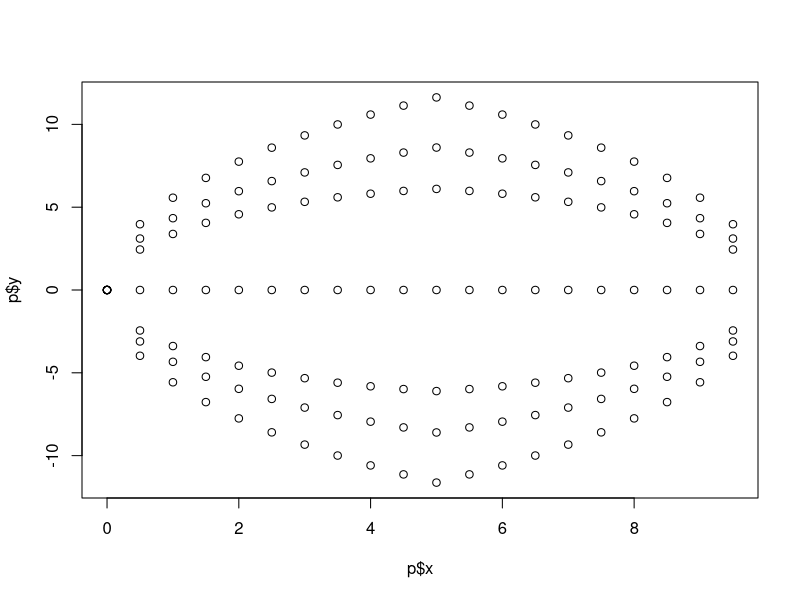
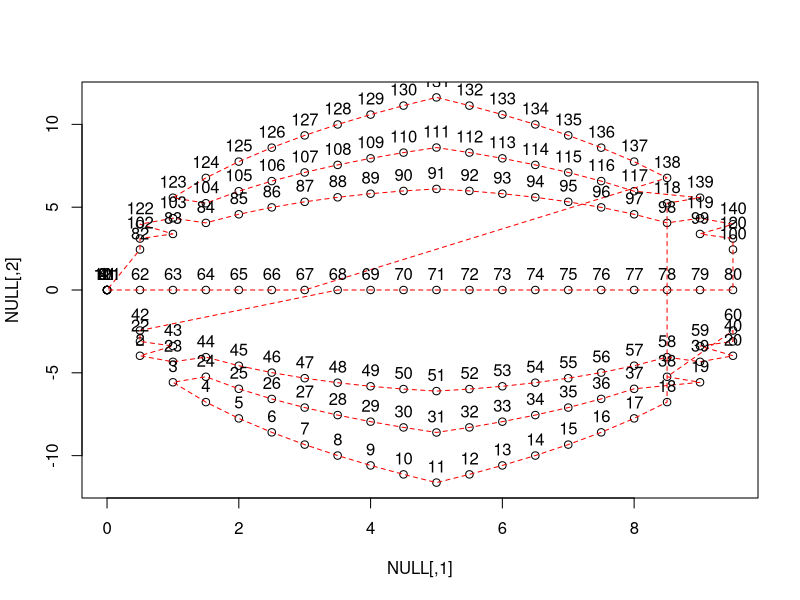
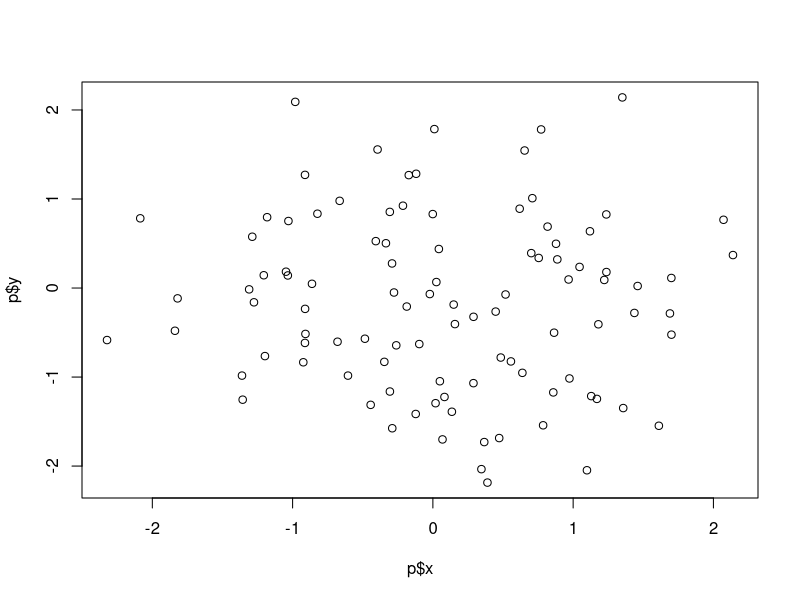
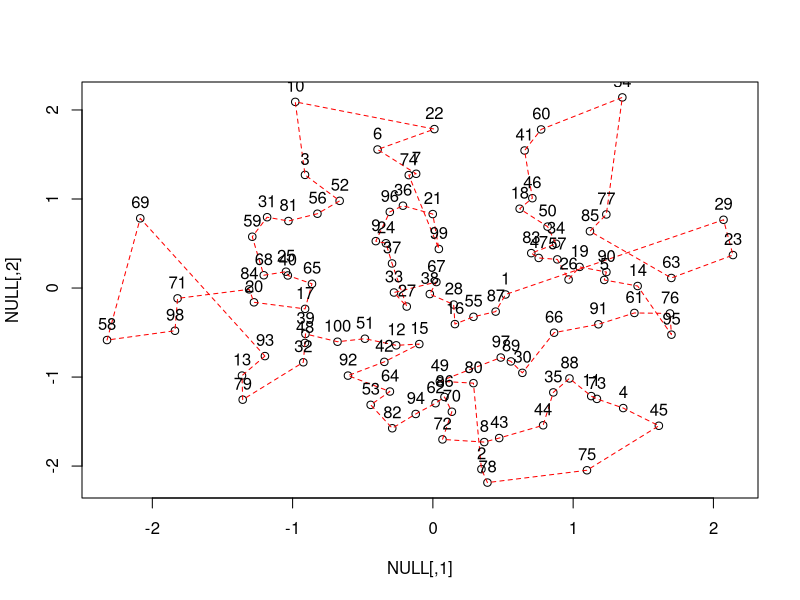
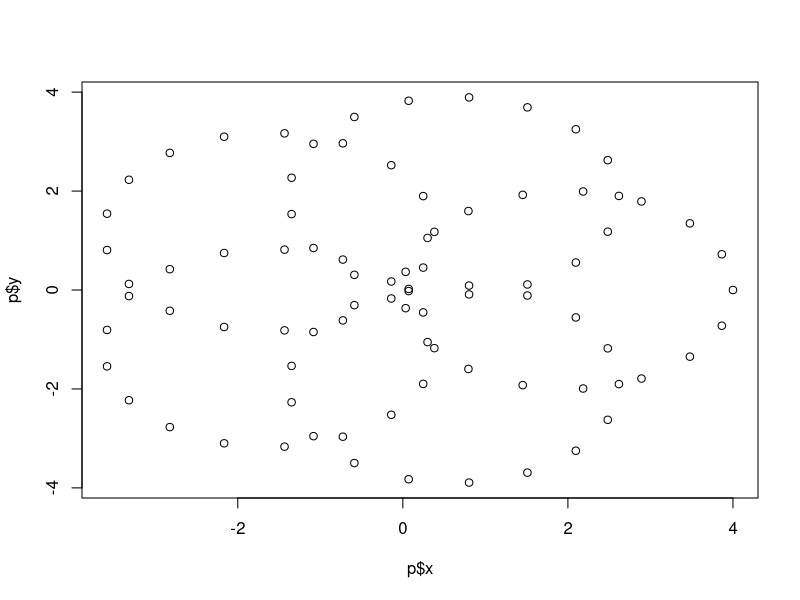
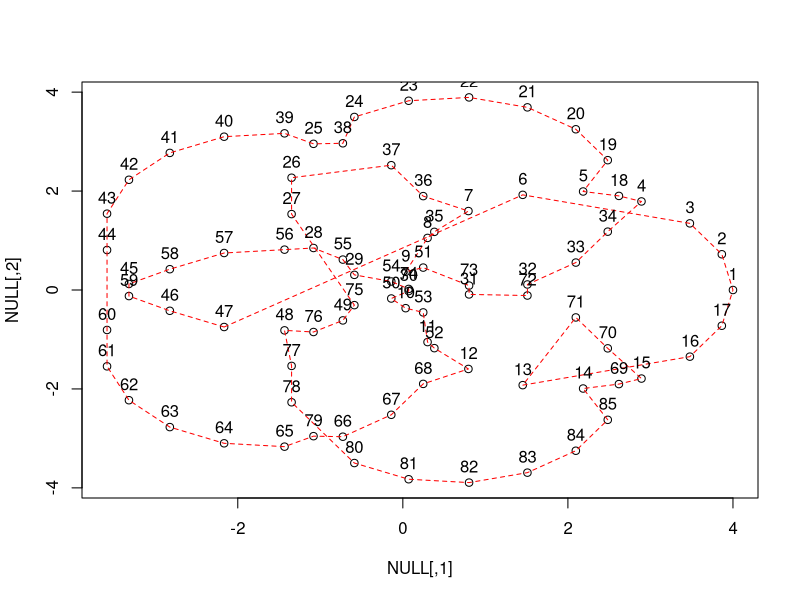
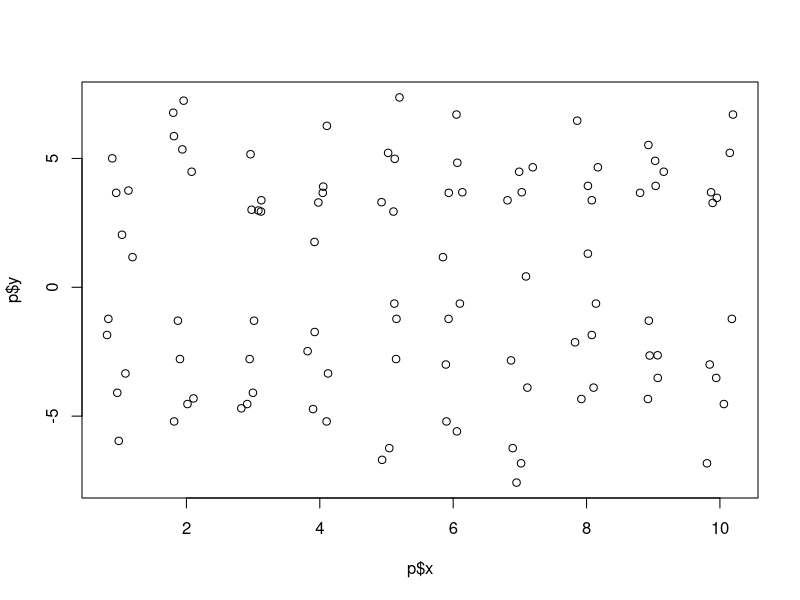
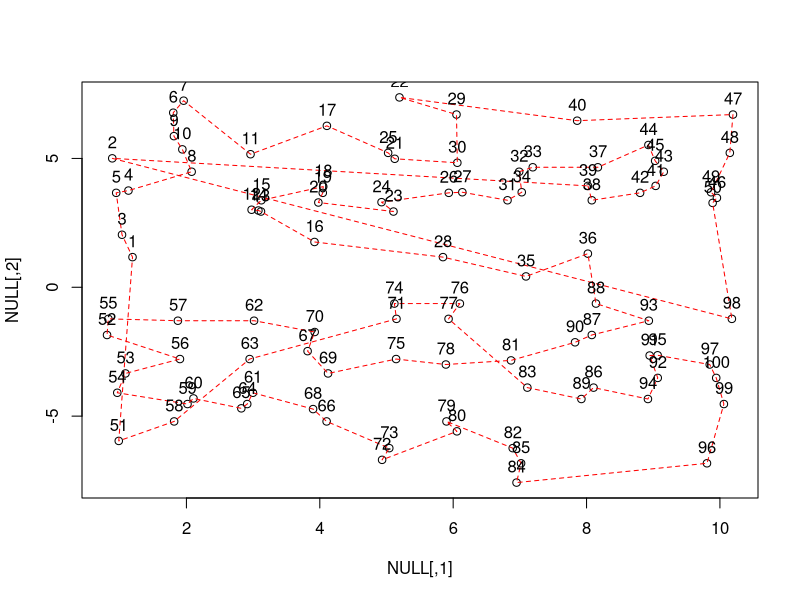

Here is the R script that generated these plots, in order:
########################
###
### Leonard Mada
### [the one and only]
###
### TSP Models
### Data Generators
###
### draft v.0.1d


###############
### History ###

### draft v.0.1d:
# - added 2 overlapping densities (mixture of 2 gaussians);
### draft v.0.1c:
# - added overlapping circles;


####################
####################

### Generate Special Graphs for TSP

# various Generator functions:
watermelon.gen = function(n, m, l, random=TRUE, d=3) {
	# n = number of points in a half-ellipse;
	# m = number of half-ellipses;
	r2 = l^2 / 4 # * m
	ellipse.f = function(id, x) {
		a = 2*id - m - 1
		if(a == 0) {
			return (rep(0,n));
		}
		a = a/m
		x.x = abs(x[,id] - l/2)
		return(sign(a)*sqrt(r2 - x.x^2 + d*(l/2 - x.x)*l*a^2))
	}
	if(random) {
		p.x = sapply(1:m, function(id) runif(n, 0, l))
	} else {
		# TODO: fix repeating (0, 0);
		p.x = matrix(rep( (0:(n-1)) * l/n, m), ncol=m)
	}
	p.y = sapply(1:m, ellipse.f, x=p.x)
	return(list("x"=p.x, "y"=p.y))
}

circles.int.gen = function(n, n.c, r=1) {
	# intersecting/overlapping circles
	central.th = (0:(n.c-1)) * 2*pi / n.c;
	circle.th = (0:(n-1)) * 2*pi / n;
	circle.f = function(theta, r, centre=c(0,0)) {
		x = r * cos(theta) + centre[1]	
		y = r * sin(theta) + centre[2]
		return(cbind(x, y))
	}
	circle.shift = function(id, base.circle, centre) {
		x = base.circle[1,] + centre[1, id];
		y = base.circle[2,] + centre[2, id];
		return(cbind(x, y));
	}
	# TODO: nicer code;
	circles.c = sapply(central.th, circle.f, r=r)
	circle.base = sapply(circle.th, circle.f, r=r)
	circles.pxy = sapply(1:ncol(circles.c), circle.shift, base.circle=circle.base, centre=circles.c)
	circles.pxy = list(
		x = as.vector(circles.pxy[1:n,]),
		y = as.vector(circles.pxy[-(1:n),]))
	# print(circles.pxy)
	return(circles.pxy)
}

rnorm2d.gen = function(n1, n2=n1, sd1=1, sd2=1) {
	len = n1*n2
	p.x = rnorm(len, sd=sd1)
	p.y = rnorm(len, sd=sd2)
	return(list("x"=p.x, "y"=p.y))
}

runif2d.gen = function(n1, n2=n1, max=2) {
	# max = 2 is more close to rnorm
	# alternative: max = 4*sd
	len = n1*n2
	p.x = runif(len, max=max)
	p.y = runif(len, max=max)
	return(list("x"=p.x, "y"=p.y))
}

r2d.gen = function(n, epochs, sd=1, sep.scale=1, x.jitter=NA) {
	# n = number of points per epoch
	s = rnorm(10*n, sd=sd)
	ep.id = if(length(epochs) == 1) 1:epochs else epochs;
	#
	y1 = as.vector(sapply(ep.id, function(id) sample(s, n))) + sd*sep.scale
	y2 = as.vector(sapply(ep.id, function(id) sample(s, n))) - sd*sep.scale
	ep.all = rep(ep.id, each=n)
	ep.all = c(ep.all, ep.all)
	if( ! is.na(x.jitter)) {
		ep.all = jitter(ep.all)
	}
	return(list("x"=ep.all, "y"=c(y1, y2)))
}

find.base = function(m, y=0, middle=FALSE) {
	# m = matrix with coordinates of cities
	# only with non-random
	# TODO: more options
	if( ! middle) {
		isZero = m[,1] == y & m[,2] == y
	} else {
		isZero = m[,2] == y
		m0 = m[isZero, 1]
		mid = m0[rank(m0) == round(length(m0)/2)]
		isZero = isZero & m[,1] == mid
	}
	id = match(TRUE, isZero)
	return(id)
}

###########################

# install.packages("TSP")

library(TSP)


setwd("/Math")


###########################

###
ell.n = 7
p = watermelon.gen(20, m=ell.n, 10, random=F)
plot(p$x, p$y)

cities = matrix(c(as.vector(p$x), as.vector(p$y)), ncol=2)
id = find.base(cities, middle=T)
id

### TSP data
etsp <- ETSP(cities)
etsp

### calculate a tour
# tour <- solve_TSP(etsp, method = "nn"
tour <- solve_TSP(etsp, method = "nn", control=list(start=id))
tour

tour_length(tour)
plot(etsp, tour, tour_col = "red")


SAVE_PNG = TRUE
if(SAVE_PNG) {
png(file="TSP.Watermelon.png")
	plot(etsp, tour, tour_col = "red")
dev.off()
}

# image(atsp, tour)


###########################

###
p = rnorm2d.gen(10)
# p = runif2d.gen(10)
plot(p$x, p$y)


cities = matrix(c(as.vector(p$x), as.vector(p$y)), ncol=2)

etsp <- ETSP(cities)
etsp

### calculate a tour
tour <- solve_TSP(etsp, method = "nn")
tour

tour_length(tour)
plot(etsp, tour, tour_col = "red")


#########################

### Overlapping Circles
p = circles.int.gen(17, 5, 2)
plot(p$x, p$y)


cities = matrix(c(as.vector(p$x), as.vector(p$y)), ncol=2)

etsp <- ETSP(cities)
etsp

### calculate a tour
tour <- solve_TSP(etsp, method = "nn")
tour

tour_length(tour)
plot(etsp, tour, tour_col = "red")


#######################

### Specific Densities
p = r2d.gen(5, 10, sd=2, sep.scale=2, x.jitter=T)
plot(p$x, p$y)

### Q:
# Are there any phase transitions determined by sd & sep.scale?
# Are there phase transitions when sep.scale changes between ~1.5 and ~2?
# How can we measure and describe phase transitions?


cities = matrix(c(as.vector(p$x), as.vector(p$y)), ncol=2)

etsp <- ETSP(cities)
etsp

### calculate a tour
tour <- solve_TSP(etsp, method = "nn")
tour

tour_length(tour)
plot(etsp, tour, tour_col = "red")


#######################

### Analysis
# TODO

# 1.) Phase Transitions in the data
# - How to measure phase transitions?
# 2.) Invariants, pseudo-Invariants
# - Higher Moments;
# - Higher "Moments" of Correlation;
# - other pseudo-invariants;
